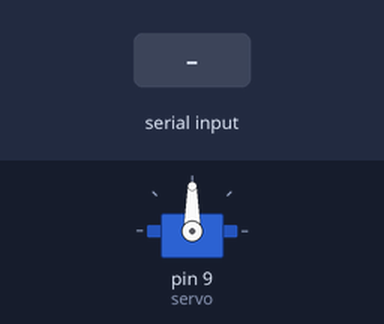
Simulated run of this sketch. Board: Arduino Uno, built with avr-gcc and run on an emulated ATmega328P. On the bench: servo. Inputs (shaded band) come from the test bench.

Above: at 1.2 s.
1.3 s: "90,45\n" received over Serial
2.8 s: "30,150\n" received over Serial
Timing chart, 0 to 5.8 s (numbered marks = the images above; inputs shaded):
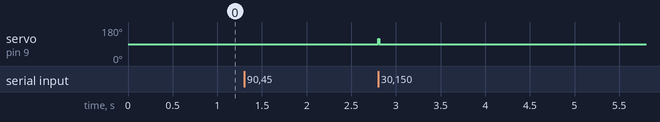

The sketch:

Servo_controller.ino
```cpp
#include<Servo.h>

Servo servo;
int accelero;

void setup() {
  Serial.begin(9600);
  Serial.setTimeout(5);
  servo.attach(9);
}

void loop() {
  if(Serial.available()){
    accelero = Serial.parseInt();
    if(accelero > -95 && accelero < 95){
      accelero = map(accelero, -95, 95, 0, 180);
      servo.write(accelero);
    }
  }

}
```

Measured:
- after the input at 2.8 s, servo on pin 9 (servo): 90° → 118° at once, → 90° 0.01 s later
